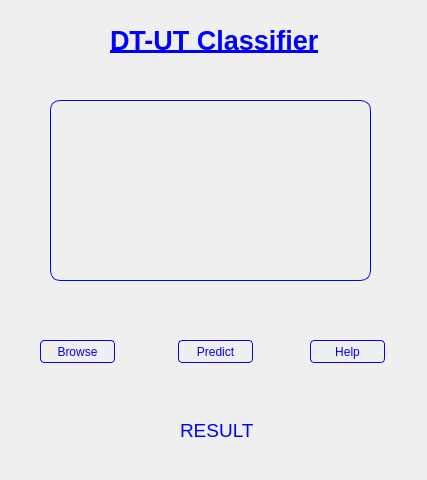
<?xml version="1.0" encoding="UTF-8"?>
<ui version="4.0">
 <class>MainWindow</class>
 <widget class="QMainWindow" name="MainWindow">
  <property name="geometry">
   <rect>
    <x>0</x>
    <y>0</y>
    <width>427</width>
    <height>480</height>
   </rect>
  </property>
  <property name="sizePolicy">
   <sizepolicy hsizetype="Fixed" vsizetype="Fixed">
    <horstretch>0</horstretch>
    <verstretch>0</verstretch>
   </sizepolicy>
  </property>
  <property name="minimumSize">
   <size>
    <width>427</width>
    <height>480</height>
   </size>
  </property>
  <property name="maximumSize">
   <size>
    <width>427</width>
    <height>480</height>
   </size>
  </property>
  <property name="baseSize">
   <size>
    <width>427</width>
    <height>480</height>
   </size>
  </property>
  <property name="windowTitle">
   <string>MainWindow</string>
  </property>
  <property name="windowIcon">
   <iconset>
    <normaloff>icon.ico</normaloff>icon.ico</iconset>
  </property>
  <property name="styleSheet">
   <string notr="true">color: rgb(0, 0, 255);</string>
  </property>
  <widget class="QWidget" name="centralwidget">
   <property name="sizePolicy">
    <sizepolicy hsizetype="Fixed" vsizetype="Fixed">
     <horstretch>0</horstretch>
     <verstretch>0</verstretch>
    </sizepolicy>
   </property>
   <property name="minimumSize">
    <size>
     <width>427</width>
     <height>480</height>
    </size>
   </property>
   <property name="maximumSize">
    <size>
     <width>427</width>
     <height>480</height>
    </size>
   </property>
   <property name="baseSize">
    <size>
     <width>427</width>
     <height>480</height>
    </size>
   </property>
   <widget class="QLabel" name="label">
    <property name="geometry">
     <rect>
      <x>50</x>
      <y>100</y>
      <width>321</width>
      <height>181</height>
     </rect>
    </property>
    <property name="styleSheet">
     <string notr="true">padding: 12px;
border: 1px solid  rgb(0, 0, 255);;
border-radius: 10;</string>
    </property>
    <property name="text">
     <string/>
    </property>
    <property name="pixmap">
     <pixmap>icon.jpg</pixmap>
    </property>
    <property name="scaledContents">
     <bool>true</bool>
    </property>
   </widget>
   <widget class="QPushButton" name="pushButton">
    <property name="geometry">
     <rect>
      <x>40</x>
      <y>340</y>
      <width>75</width>
      <height>23</height>
     </rect>
    </property>
    <property name="styleSheet">
     <string notr="true">border: 1px solid  rgb(0, 0, 255);
border-radius: 4;
color:  rgb(0, 0, 255);</string>
    </property>
    <property name="text">
     <string>Browse</string>
    </property>
   </widget>
   <widget class="QPushButton" name="pushButton_2">
    <property name="geometry">
     <rect>
      <x>178</x>
      <y>340</y>
      <width>75</width>
      <height>23</height>
     </rect>
    </property>
    <property name="styleSheet">
     <string notr="true">border: 1px solid  rgb(0, 0, 255);
border-radius: 4;
color:  rgb(0, 0, 255);</string>
    </property>
    <property name="text">
     <string>Predict</string>
    </property>
   </widget>
   <widget class="QPushButton" name="pushButton_3">
    <property name="geometry">
     <rect>
      <x>310</x>
      <y>340</y>
      <width>75</width>
      <height>23</height>
     </rect>
    </property>
    <property name="styleSheet">
     <string notr="true">border: 1px solid  rgb(0, 0, 255);
border-radius: 4;
color:  rgb(0, 0, 255);</string>
    </property>
    <property name="text">
     <string>Help</string>
    </property>
   </widget>
   <widget class="QLabel" name="label_2">
    <property name="geometry">
     <rect>
      <x>110</x>
      <y>20</y>
      <width>231</width>
      <height>41</height>
     </rect>
    </property>
    <property name="font">
     <font>
      <pointsize>20</pointsize>
      <weight>75</weight>
      <italic>false</italic>
      <bold>true</bold>
      <underline>true</underline>
     </font>
    </property>
    <property name="styleSheet">
     <string notr="true">color: rgb(0, 0, 255);</string>
    </property>
    <property name="text">
     <string>DT-UT Classifier</string>
    </property>
   </widget>
   <widget class="QLabel" name="label_3">
    <property name="geometry">
     <rect>
      <x>180</x>
      <y>420</y>
      <width>91</width>
      <height>20</height>
     </rect>
    </property>
    <property name="font">
     <font>
      <pointsize>14</pointsize>
      <weight>50</weight>
      <italic>false</italic>
      <bold>false</bold>
     </font>
    </property>
    <property name="text">
     <string>RESULT</string>
    </property>
   </widget>
  </widget>
 </widget>
 <resources/>
 <connections/>
</ui>
